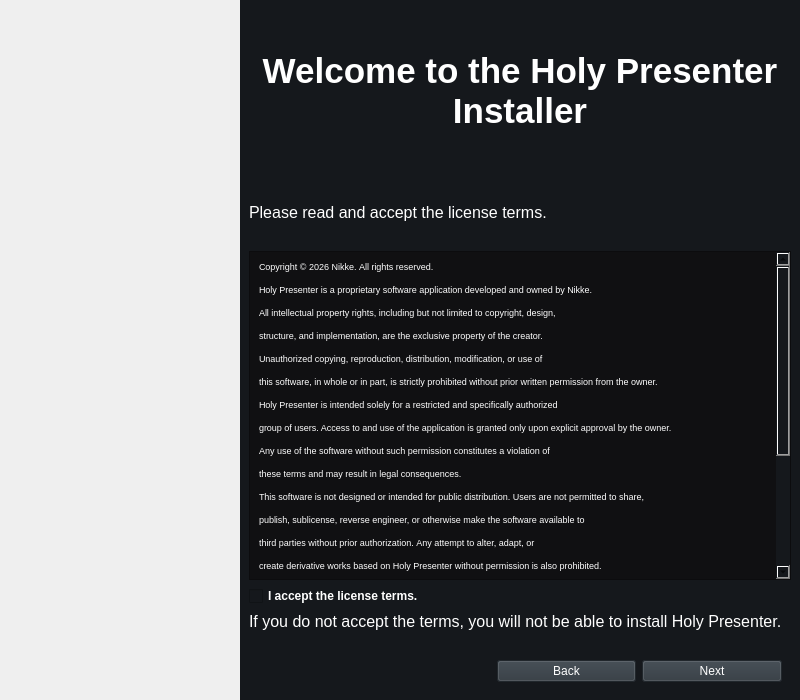
<?xml version="1.0" encoding="UTF-8"?>
<ui version="4.0">
 <class>Form</class>
 <widget class="QWidget" name="Form">
  <property name="geometry">
   <rect>
    <x>0</x>
    <y>0</y>
    <width>800</width>
    <height>700</height>
   </rect>
  </property>
  <property name="windowTitle">
   <string>Holy Presenter Installer</string>
  </property>
  <property name="windowIcon">
   <iconset resource="ui/assets.qrc">
    <normaloff>:/icon/InstallerIcon.png</normaloff>:/icon/InstallerIcon.png</iconset>
  </property>
  <layout class="QHBoxLayout" name="horizontalLayout" stretch="3,7">
   <property name="spacing">
    <number>0</number>
   </property>
   <property name="leftMargin">
    <number>0</number>
   </property>
   <property name="topMargin">
    <number>0</number>
   </property>
   <property name="rightMargin">
    <number>0</number>
   </property>
   <property name="bottomMargin">
    <number>0</number>
   </property>
   <item>
    <widget class="QLabel" name="label">
     <property name="text">
      <string/>
     </property>
     <property name="pixmap">
      <pixmap resource="ui/assets.qrc">:/Installer/InstallerThumb2.png</pixmap>
     </property>
     <property name="scaledContents">
      <bool>true</bool>
     </property>
    </widget>
   </item>
   <item>
    <widget class="QWidget" name="widget" native="true">
     <property name="styleSheet">
      <string notr="true">background-color: rgb(21, 24, 28);</string>
     </property>
     <layout class="QVBoxLayout" name="verticalLayout" stretch="5,2,10,1,1,1">
      <item>
       <widget class="QLabel" name="label_2">
        <property name="styleSheet">
         <string notr="true">font-size: 35px; font-weight: bold; color: white;</string>
        </property>
        <property name="text">
         <string>Welcome to the Holy Presenter Installer</string>
        </property>
        <property name="alignment">
         <set>Qt::AlignmentFlag::AlignCenter</set>
        </property>
        <property name="wordWrap">
         <bool>true</bool>
        </property>
       </widget>
      </item>
      <item>
       <widget class="QLabel" name="label_6">
        <property name="styleSheet">
         <string notr="true">font-size: 16px; color: white;</string>
        </property>
        <property name="text">
         <string>Please read and accept the license terms.</string>
        </property>
        <property name="margin">
         <number>15</number>
        </property>
       </widget>
      </item>
      <item>
       <widget class="QScrollArea" name="scrollArea">
        <property name="styleSheet">
         <string notr="true">background-color: rgb(16, 16, 18);</string>
        </property>
        <property name="widgetResizable">
         <bool>true</bool>
        </property>
        <widget class="QWidget" name="scrollAreaWidgetContents">
         <property name="geometry">
          <rect>
           <x>0</x>
           <y>0</y>
           <width>468</width>
           <height>512</height>
          </rect>
         </property>
         <layout class="QVBoxLayout" name="verticalLayout_2">
          <item>
           <widget class="QLabel" name="label_5">
            <property name="styleSheet">
             <string notr="true">font-size: 10px; color: white; background-color: rgb(16, 16, 18);</string>
            </property>
            <property name="text">
             <string>&lt;html&gt;&lt;head/&gt;&lt;body&gt;&lt;p&gt;&lt;span style=&quot; font-family:'Aptos','Aptos_EmbeddedFont','Aptos_MSFontService','sans-serif'; font-size:7pt; color:#ffffff;&quot;&gt;Copyright © 2026 Nikke. All rights reserved. &lt;/span&gt;&lt;/p&gt;&lt;p&gt;&lt;span style=&quot; font-family:'Aptos','Aptos_EmbeddedFont','Aptos_MSFontService','sans-serif'; font-size:7pt; color:#ffffff;&quot;&gt;Holy Presenter is a proprietary software application developed and owned by Nikke. &lt;/span&gt;&lt;/p&gt;&lt;p&gt;&lt;span style=&quot; font-family:'Aptos','Aptos_EmbeddedFont','Aptos_MSFontService','sans-serif'; font-size:7pt; color:#ffffff;&quot;&gt;All intellectual property rights, including but not limited to copyright, design, &lt;/span&gt;&lt;/p&gt;&lt;p&gt;&lt;span style=&quot; font-family:'Aptos','Aptos_EmbeddedFont','Aptos_MSFontService','sans-serif'; font-size:7pt; color:#ffffff;&quot;&gt;structure, and implementation, are the exclusive property of the creator. &lt;/span&gt;&lt;/p&gt;&lt;p&gt;&lt;span style=&quot; font-family:'Aptos','Aptos_EmbeddedFont','Aptos_MSFontService','sans-serif'; font-size:7pt; color:#ffffff;&quot;&gt;Unauthorized copying, reproduction, distribution, modification, or use of &lt;/span&gt;&lt;/p&gt;&lt;p&gt;&lt;span style=&quot; font-family:'Aptos','Aptos_EmbeddedFont','Aptos_MSFontService','sans-serif'; font-size:7pt; color:#ffffff;&quot;&gt;this software, in whole or in part, is strictly prohibited without prior written permission from the owner. &lt;/span&gt;&lt;/p&gt;&lt;p&gt;&lt;span style=&quot; font-family:'Aptos','Aptos_EmbeddedFont','Aptos_MSFontService','sans-serif'; font-size:7pt; color:#ffffff;&quot;&gt;Holy Presenter is intended solely for a restricted and specifically authorized &lt;/span&gt;&lt;/p&gt;&lt;p&gt;&lt;span style=&quot; font-family:'Aptos','Aptos_EmbeddedFont','Aptos_MSFontService','sans-serif'; font-size:7pt; color:#ffffff;&quot;&gt;group of users. Access to and use of the application is granted only upon explicit approval by the owner. &lt;/span&gt;&lt;/p&gt;&lt;p&gt;&lt;span style=&quot; font-family:'Aptos','Aptos_EmbeddedFont','Aptos_MSFontService','sans-serif'; font-size:7pt; color:#ffffff;&quot;&gt;Any use of the software without such permission constitutes a violation of &lt;/span&gt;&lt;/p&gt;&lt;p&gt;&lt;span style=&quot; font-family:'Aptos','Aptos_EmbeddedFont','Aptos_MSFontService','sans-serif'; font-size:7pt; color:#ffffff;&quot;&gt;these terms and may result in legal consequences. &lt;/span&gt;&lt;/p&gt;&lt;p&gt;&lt;span style=&quot; font-family:'Aptos','Aptos_EmbeddedFont','Aptos_MSFontService','sans-serif'; font-size:7pt; color:#ffffff;&quot;&gt;This software is not designed or intended for public distribution. Users are not permitted to share, &lt;/span&gt;&lt;/p&gt;&lt;p&gt;&lt;span style=&quot; font-family:'Aptos','Aptos_EmbeddedFont','Aptos_MSFontService','sans-serif'; font-size:7pt; color:#ffffff;&quot;&gt;publish, sublicense, reverse engineer, or otherwise make the software available to &lt;/span&gt;&lt;/p&gt;&lt;p&gt;&lt;span style=&quot; font-family:'Aptos','Aptos_EmbeddedFont','Aptos_MSFontService','sans-serif'; font-size:7pt; color:#ffffff;&quot;&gt;third parties without prior authorization. Any attempt to alter, adapt, or &lt;/span&gt;&lt;/p&gt;&lt;p&gt;&lt;span style=&quot; font-family:'Aptos','Aptos_EmbeddedFont','Aptos_MSFontService','sans-serif'; font-size:7pt; color:#ffffff;&quot;&gt;create derivative works based on Holy Presenter without permission is also prohibited. &lt;/span&gt;&lt;/p&gt;&lt;p&gt;&lt;span style=&quot; font-family:'Aptos','Aptos_EmbeddedFont','Aptos_MSFontService','sans-serif'; font-size:7pt; color:#ffffff;&quot;&gt;Holy Presenter was created in 2026 by Nikke. Upon its creation, the work is &lt;/span&gt;&lt;/p&gt;&lt;p&gt;&lt;span style=&quot; font-family:'Aptos','Aptos_EmbeddedFont','Aptos_MSFontService','sans-serif'; font-size:7pt; color:#ffffff;&quot;&gt;automatically protected under applicable copyright laws. The owner retains &lt;/span&gt;&lt;/p&gt;&lt;p&gt;&lt;span style=&quot; font-family:'Aptos','Aptos_EmbeddedFont','Aptos_MSFontService','sans-serif'; font-size:7pt; color:#ffffff;&quot;&gt;full and exclusive authority to define the terms under which the software may be &lt;/span&gt;&lt;/p&gt;&lt;p&gt;&lt;span style=&quot; font-family:'Aptos','Aptos_EmbeddedFont','Aptos_MSFontService','sans-serif'; font-size:7pt; color:#ffffff;&quot;&gt;used, distributed, or modified. &lt;/span&gt;&lt;/p&gt;&lt;p&gt;&lt;span style=&quot; font-family:'Aptos','Aptos_EmbeddedFont','Aptos_MSFontService','sans-serif'; font-size:7pt; color:#ffffff;&quot;&gt;If you intend to use, access, modify, or distribute Holy Presenter in any way not &lt;/span&gt;&lt;/p&gt;&lt;p&gt;&lt;span style=&quot; font-family:'Aptos','Aptos_EmbeddedFont','Aptos_MSFontService','sans-serif'; font-size:7pt; color:#ffffff;&quot;&gt;explicitly permitted, you must first obtain written consent from the creator and &lt;/span&gt;&lt;/p&gt;&lt;p&gt;&lt;span style=&quot; font-family:'Aptos','Aptos_EmbeddedFont','Aptos_MSFontService','sans-serif'; font-size:7pt; color:#ffffff;&quot;&gt;owner. Failure to comply with these requirements is considered a breach of intellectual &lt;/span&gt;&lt;/p&gt;&lt;p&gt;&lt;span style=&quot; font-family:'Aptos','Aptos_EmbeddedFont','Aptos_MSFontService','sans-serif'; font-size:7pt; color:#ffffff;&quot;&gt;property rights. &lt;/span&gt;&lt;/p&gt;&lt;/body&gt;&lt;/html&gt;</string>
            </property>
            <property name="alignment">
             <set>Qt::AlignmentFlag::AlignLeading|Qt::AlignmentFlag::AlignLeft|Qt::AlignmentFlag::AlignTop</set>
            </property>
           </widget>
          </item>
         </layout>
        </widget>
       </widget>
      </item>
      <item>
       <widget class="QCheckBox" name="LicenseBox">
        <property name="styleSheet">
         <string notr="true">color: white; font-weight: bold;</string>
        </property>
        <property name="text">
         <string>I accept the license terms.</string>
        </property>
       </widget>
      </item>
      <item>
       <widget class="QLabel" name="label_3">
        <property name="styleSheet">
         <string notr="true">font-size: 16px; color: white;</string>
        </property>
        <property name="text">
         <string>If you do not accept the terms, you will not be able to install Holy Presenter.</string>
        </property>
        <property name="scaledContents">
         <bool>false</bool>
        </property>
        <property name="alignment">
         <set>Qt::AlignmentFlag::AlignLeading|Qt::AlignmentFlag::AlignLeft|Qt::AlignmentFlag::AlignTop</set>
        </property>
        <property name="wordWrap">
         <bool>true</bool>
        </property>
        <property name="margin">
         <number>50</number>
        </property>
       </widget>
      </item>
      <item>
       <widget class="QWidget" name="widget_2" native="true">
        <layout class="QHBoxLayout" name="horizontalLayout_2" stretch="5,3,3">
         <item>
          <widget class="QLabel" name="label_4">
           <property name="maximumSize">
            <size>
             <width>250</width>
             <height>30</height>
            </size>
           </property>
           <property name="text">
            <string/>
           </property>
           <property name="pixmap">
            <pixmap resource="ui/assets.qrc">:/Installer/InstallerBar3.png</pixmap>
           </property>
           <property name="scaledContents">
            <bool>true</bool>
           </property>
           <property name="alignment">
            <set>Qt::AlignmentFlag::AlignBottom|Qt::AlignmentFlag::AlignLeading|Qt::AlignmentFlag::AlignLeft</set>
           </property>
           <property name="wordWrap">
            <bool>false</bool>
           </property>
          </widget>
         </item>
         <item>
          <widget class="QPushButton" name="back">
           <property name="styleSheet">
            <string notr="true">background-color: rgb(46, 54, 61); color: white;</string>
           </property>
           <property name="text">
            <string>Back</string>
           </property>
          </widget>
         </item>
         <item>
          <widget class="QPushButton" name="next">
           <property name="styleSheet">
            <string notr="true">background-color: rgb(46, 54, 61); color: white;</string>
           </property>
           <property name="text">
            <string>Next</string>
           </property>
          </widget>
         </item>
        </layout>
       </widget>
      </item>
     </layout>
    </widget>
   </item>
  </layout>
 </widget>
 <resources>
  <include location="ui/assets.qrc"/>
  <include location="../../Users/nikla/miniconda3/Library/bin/ui/assets.qrc"/>
 </resources>
 <connections/>
</ui>
